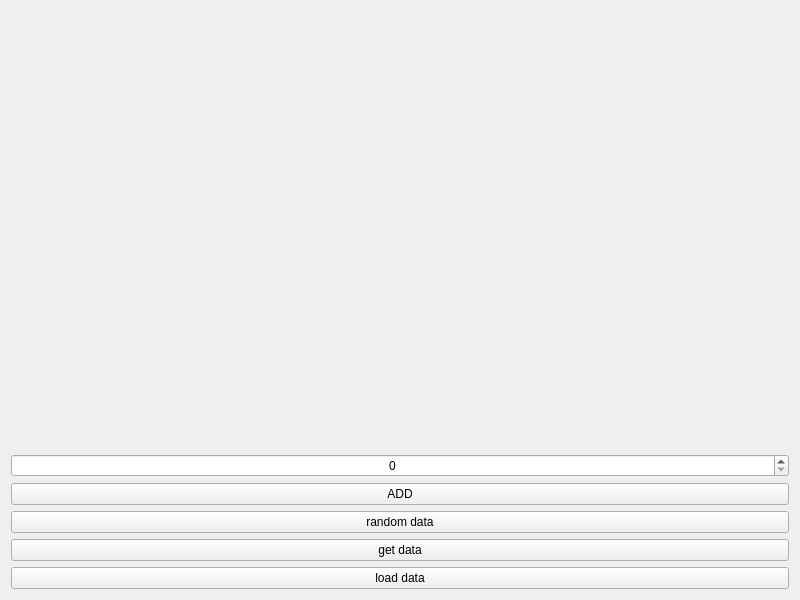
<?xml version="1.0" encoding="UTF-8"?>
<ui version="4.0">
 <class>TestSampleChart</class>
 <widget class="QWidget" name="TestSampleChart">
  <property name="geometry">
   <rect>
    <x>0</x>
    <y>0</y>
    <width>800</width>
    <height>600</height>
   </rect>
  </property>
  <property name="windowTitle">
   <string>TestSampleChart</string>
  </property>
  <layout class="QVBoxLayout" name="verticalLayout_2">
   <item>
    <layout class="QVBoxLayout" name="verticalLayout">
     <item>
      <widget class="SimpleChart" name="chartwidget" native="true"/>
     </item>
     <item>
      <widget class="QSpinBox" name="spinBox">
       <property name="alignment">
        <set>Qt::AlignCenter</set>
       </property>
      </widget>
     </item>
     <item>
      <widget class="QPushButton" name="add_btn">
       <property name="text">
        <string>ADD</string>
       </property>
      </widget>
     </item>
     <item>
      <widget class="QPushButton" name="add_data">
       <property name="text">
        <string>random data</string>
       </property>
      </widget>
     </item>
     <item>
      <widget class="QPushButton" name="get_data">
       <property name="text">
        <string>get data</string>
       </property>
      </widget>
     </item>
     <item>
      <widget class="QPushButton" name="load_data">
       <property name="text">
        <string>load data</string>
       </property>
      </widget>
     </item>
    </layout>
   </item>
  </layout>
 </widget>
 <customwidgets>
  <customwidget>
   <class>SimpleChart</class>
   <extends>QWidget</extends>
   <header>simplechart.h</header>
   <container>1</container>
  </customwidget>
 </customwidgets>
 <resources/>
 <connections/>
</ui>
